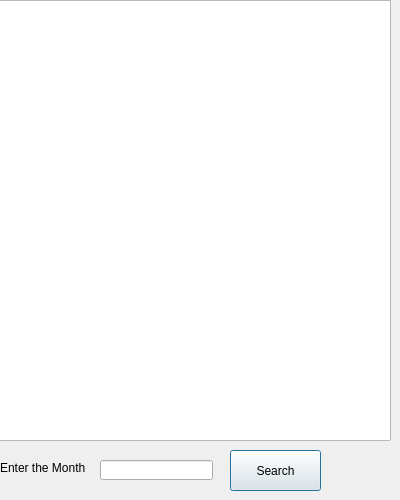
<?xml version="1.0" encoding="UTF-8"?>
<ui version="4.0">
 <class>DisplayItemsSold</class>
 <widget class="QDialog" name="DisplayItemsSold">
  <property name="geometry">
   <rect>
    <x>0</x>
    <y>0</y>
    <width>400</width>
    <height>500</height>
   </rect>
  </property>
  <property name="windowTitle">
   <string>Dialog</string>
  </property>
  <widget class="QTableWidget" name="table">
   <property name="geometry">
    <rect>
     <x>-10</x>
     <y>0</y>
     <width>401</width>
     <height>441</height>
    </rect>
   </property>
  </widget>
  <widget class="QLabel" name="label">
   <property name="geometry">
    <rect>
     <x>0</x>
     <y>460</y>
     <width>91</width>
     <height>16</height>
    </rect>
   </property>
   <property name="text">
    <string>Enter the Month</string>
   </property>
  </widget>
  <widget class="QPushButton" name="pushButton">
   <property name="geometry">
    <rect>
     <x>230</x>
     <y>450</y>
     <width>91</width>
     <height>41</height>
    </rect>
   </property>
   <property name="text">
    <string>Search</string>
   </property>
  </widget>
  <widget class="QLineEdit" name="lineEdit_Item">
   <property name="geometry">
    <rect>
     <x>100</x>
     <y>460</y>
     <width>113</width>
     <height>20</height>
    </rect>
   </property>
  </widget>
 </widget>
 <resources/>
 <connections/>
</ui>
